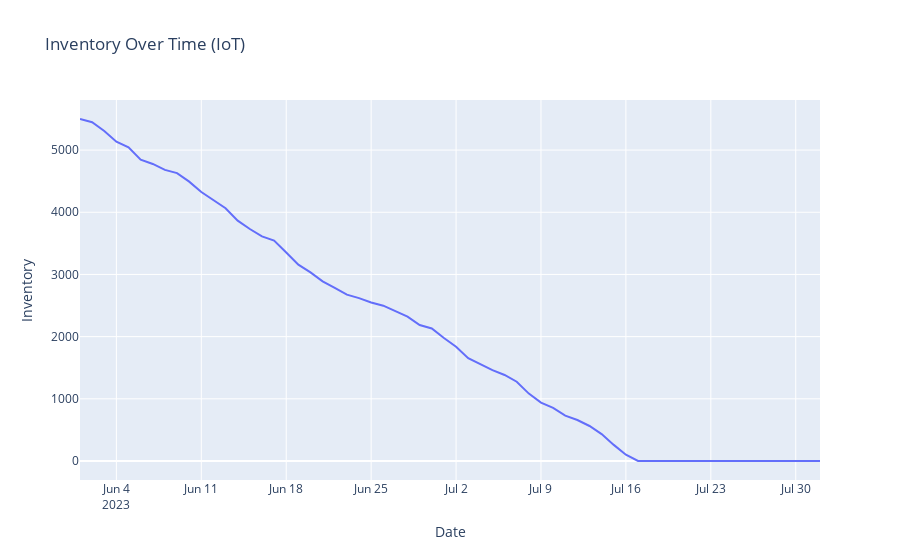

This figure's notebook cell:
### Code cell
# now visualization of Inventory over time

fig_IoT = px.line(df, x='Date', y='Inventory', title= 'Inventory Over Time (IoT)')
fig_IoT.show()

### Figure 1 — Plotly figure (JSON) as saved in the notebook; plotly's stock layout.template omitted (floating-point values rounded to 4 significant figures)
{"data": [{"hovertemplate": "Date=%{x}<br>Inventory=%{y}<extra></extra>", "legendgroup": "", "line": {"color": "#636efa", "dash": "solid"}, "marker": {"symbol": "circle"}, "mode": "lines", "name": "", "orientation": "v", "showlegend": false, "type": "scatter", "x": ["2023-06-01", "2023-06-02", "2023-06-03", "2023-06-04", "2023-06-05", "2023-06-06", "2023-06-07", "2023-06-08", "2023-06-09", "2023-06-10", "2023-06-11", "2023-06-12", "2023-06-13", "2023-06-14", "2023-06-15", "2023-06-16", "2023-06-17", "2023-06-18", "2023-06-19", "2023-06-20", "2023-06-21", "2023-06-22", "2023-06-23", "2023-06-24", "2023-06-25", "2023-06-26", "2023-06-27", "2023-06-28", "2023-06-29", "2023-06-30", "2023-07-01", "2023-07-02", "2023-07-03", "2023-07-04", "2023-07-05", "2023-07-06", "2023-07-07", "2023-07-08", "2023-07-09", "2023-07-10", "2023-07-11", "2023-07-12", "2023-07-13", "2023-07-14", "2023-07-15", "2023-07-16", "2023-07-17", "2023-07-18", "2023-07-19", "2023-07-20", "2023-07-21", "2023-07-22", "2023-07-23", "2023-07-24", "2023-07-25", "2023-07-26", "2023-07-27", "2023-07-28", "2023-07-29", "2023-07-30", "2023-07-31", "2023-08-01"], "xaxis": "x", "y": [5500, 5449, 5308, 5136, 5045, 4847, 4777, 4682, 4629, 4493, 4325, 4199, 4064, 3866, 3731, 3611, 3544, 3354, 3158, 3033, 2890, 2783, 2675, 2619, 2550, 2498, 2405, 2322, 2187, 2131, 1979, 1837, 1654, 1556, 1461, 1383, 1275, 1084, 938, 854, 729, 659, 563, 433, 259, 102, 0, 0, 0, 0, 0, 0, 0, 0, 0, 0, 0, 0, 0, 0, 0, 0], "yaxis": "y"}], "layout": {"legend": {"tracegroupgap": 0}, "title": {"text": "Inventory Over Time (IoT)"}, "xaxis": {"anchor": "y", "domain": [0, 1], "title": {"text": "Date"}}, "yaxis": {"anchor": "x", "domain": [0, 1], "title": {"text": "Inventory"}}}}
